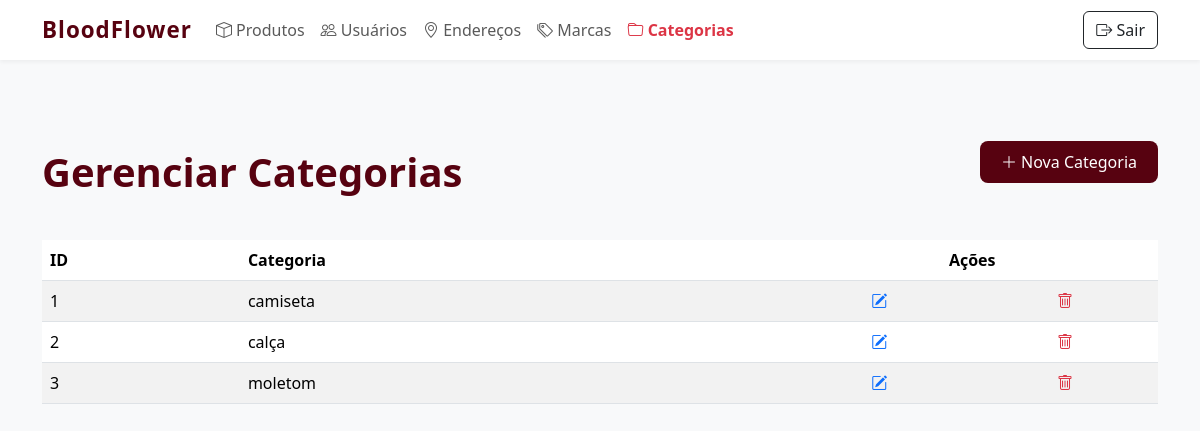
Screenshot of /admin/categorias.php (signed in) with the database file from the repository.
### tables this page shows
CREATE TABLE IF NOT EXISTS `categorias` (
  `id_categoria` int NOT NULL AUTO_INCREMENT,
  `nome` varchar(50) NOT NULL,
  PRIMARY KEY (`id_categoria`)
);

### admin/categorias.php (the view, shortened to what this page needs)
<?php
include("../conexao.php");
?>
<!DOCTYPE html>
<html lang="pt-br">
<head>
    <link href="https://cdn.jsdelivr.net/npm/bootstrap@5.3.3/dist/css/bootstrap.min.css" rel="stylesheet">
    <link href="https://cdn.jsdelivr.net/npm/bootstrap-icons@1.10.5/font/bootstrap-icons.css" rel="stylesheet">
</head>
<body>
<nav class="navbar navbar-expand-lg">
    <div class="container">
        <a class="navbar-brand" href="inicioADM.php">BloodFlower</a>
        <div class="collapse navbar-collapse" id="navbarNavAdmin">
            <ul class="navbar-nav me-auto mb-2 mb-lg-0">
                <li class="nav-item">
                    <a class="nav-link" href="inicioADM.php"><i class="bi bi-box"></i> Produtos</a>
                </li>
                <li class="nav-item">
                    <a class="nav-link " href="usuarios.php"><i class="bi bi-people"></i> Usuários</a>
                </li>
                <li class="nav-item">
                    <a class="nav-link" href="enderecos.php"><i class="bi bi-geo-alt"></i> Endereços</a>
                </li>
                <li class="nav-item">
                    <a class="nav-link" href="marcas.php"><i class="bi bi-tags"></i> Marcas</a>
                </li>
                <li class="nav-item">
                    <a class="nav-link active fw-bold text-danger" href="categorias.php"><i class="bi bi-folder"></i> Categorias</a>
                </li>
            </ul>
            <div class="d-flex align-items-center gap-3">
                <a href="../logoff.php" class="btn btn-outline-dark">
                    <i class="bi bi-box-arrow-right"></i> Sair
                </a>
            </div>
        </div>
    </div>
</nav>
<div class="container py-5">
    <div class="d-flex justify-content-between align-items-center mb-4">
        <h1>Gerenciar Categorias</h1>
        <a href="cadUsuario.php" class="btn btn-admin">
            <i class="bi bi-plus-lg"></i> Nova Categoria
        </a>
    </div>
    <?php
    $sql = "SELECT * FROM categorias";
    $result = mysqli_query($conn, $sql);
    if (mysqli_num_rows($result) > 0) {
        echo "<div class='table-responsive'>";
        echo "<table class='table table-striped table-hover align-middle'>";
        echo "<thead><tr>";
        echo "<th>ID</th><th>Categoria</th><th class='text-center' colspan='2'>Ações</th>";
        echo "</tr></thead><tbody>";
        while ($row = mysqli_fetch_assoc($result)) {
            echo "<tr>";
            echo "<td>{$row['id_categoria']}</td>";
            echo "<td>{$row['nome']}</td>";
            echo "<td class='text-center'>
                    <a href='formEditCategoria.php?id_categoria={$row['id_categoria']}' class='text-primary'><i class='bi bi-pencil-square'></i></a>
                  </td>";
            echo "<td class='text-center'>
                    <a href='excluirCategoria.php?id_categoria={$row['id_categoria']}' class='text-danger' onclick='return confirm(\"Tem certeza que deseja excluir esta categoria?\")'>
                        <i class='bi bi-trash'></i>
                    </a>
                  </td>";
            echo "</tr>";
        }
        echo "</tbody></table></div>";
    } else {
        echo "<p class='text-muted text-center mt-4'>Nenhuma categoria cadastrada.</p>";
    }
    ?>
</div>
</body>
</html>

### admin/categorias.php (style rules this page uses)
body { background-color: #f8f9fa; }
.navbar { background-color: #ffffff; box-shadow: 0 2px 4px rgba(0,0,0,0.05); }
.navbar-brand { font-weight: bold; font-size: 1.4rem; color: #570210 !important; letter-spacing: 1px; }
h1 { color: #570210; font-weight: 700; text-align: center; margin: 40px 0 20px; }
.table thead { background-color: #570210; color: white; }
.btn-admin { background-color: #570210; color: white; border-radius: 8px; padding: 8px 20px; font-weight: 500; }

### rows the page displays
categorias: id_categoria "1", nome "camiseta"
categorias: id_categoria "2", nome "calça"
categorias: id_categoria "3", nome "moletom"
